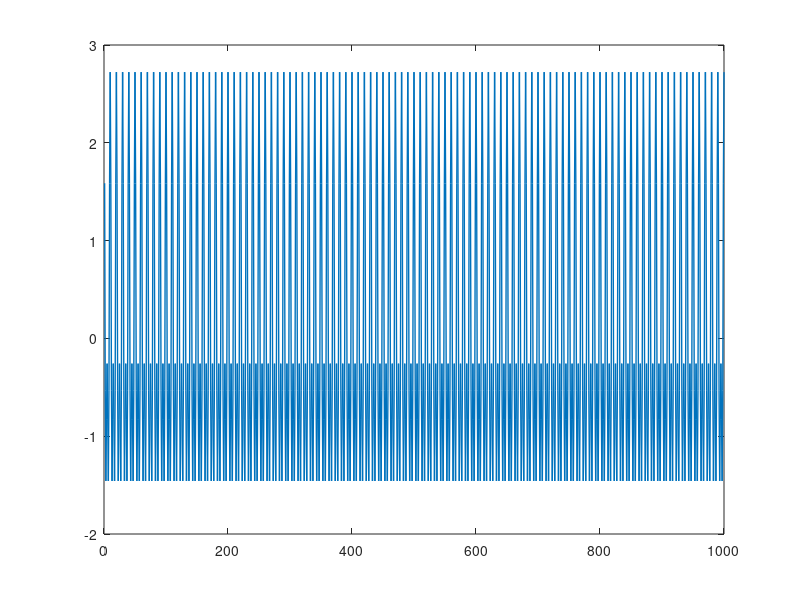
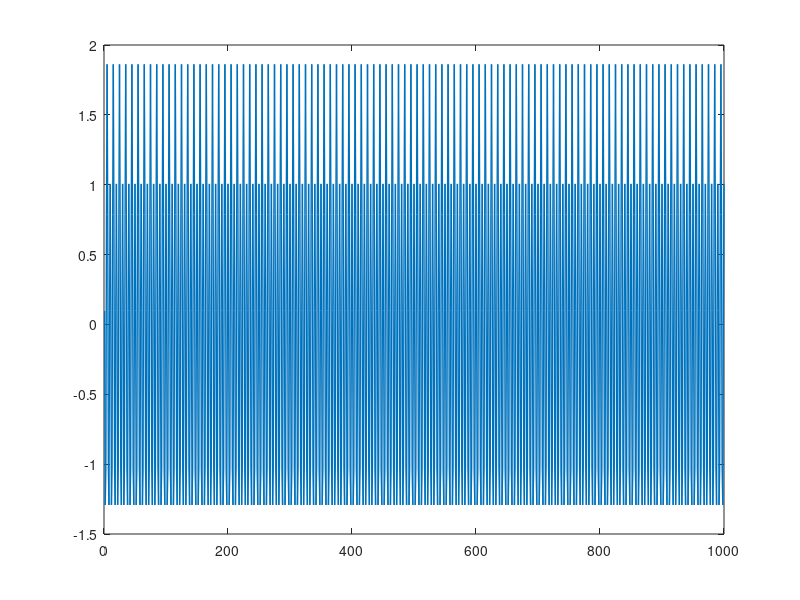
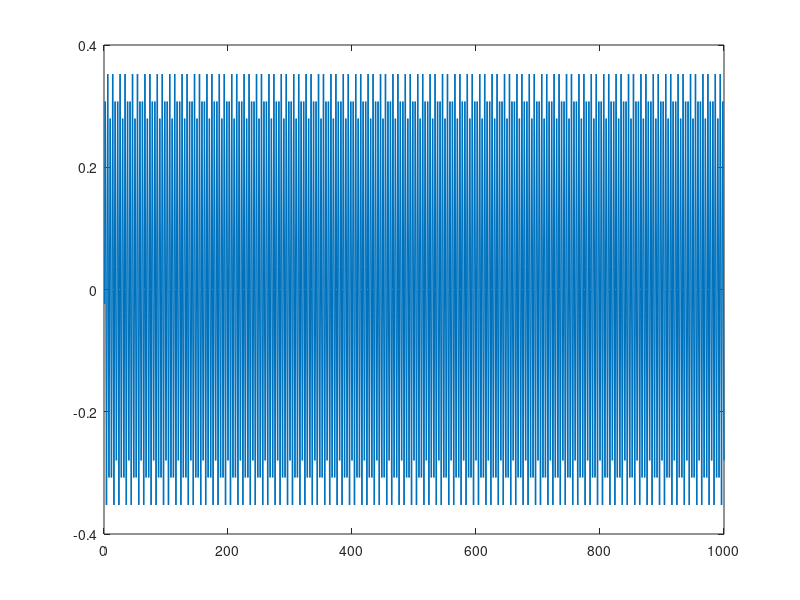
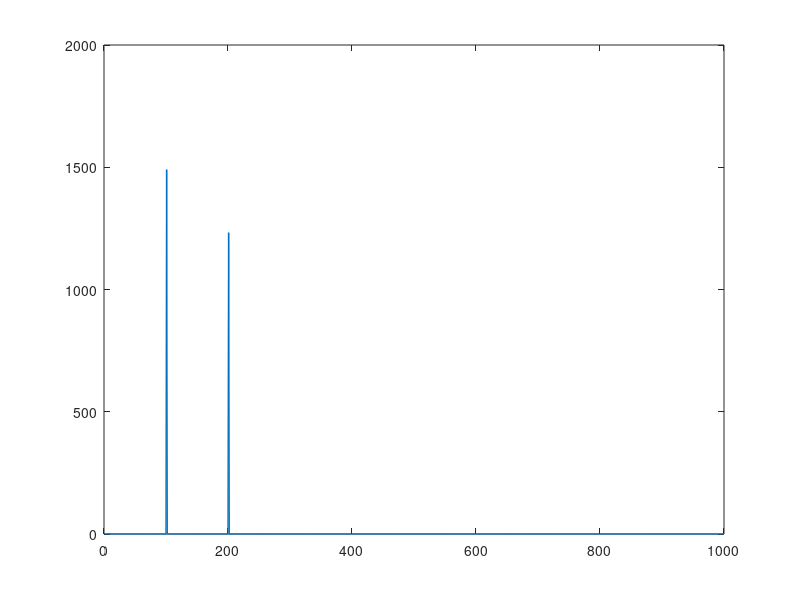

Recreate these plots in MATLAB, in order.
clear all
close all

tt = 1 : 1000;
tt = tt / 1000;

y1 = randn(1) * exp(j * 2 * pi * 100 * tt) + randn(1) * exp(j * 2 * pi * 200 * tt);
% y1 = y1 + 0.3 * (randn(size(y1)) + j * randn(size(y1)));

y2 = randn(1) * exp(j * 2 * pi * 100 * tt) + randn(1) * exp(j * 2 * pi * 200 * tt);
% y2 = y2 + 0.3 * (randn(size(y1)) + j * randn(size(y1)));

y3 = randn(1) * exp(j * 2 * pi * 350 * tt) + randn(1) * exp(j * 2 * pi * 250 * tt);
% y3 = y3 + 0.3 * (randn(size(y1)) + j * randn(size(y1)));

figure; plot(real(y1), 'linewidth', 1);
figure; plot(real(y2), 'linewidth', 1);
figure; plot(real(y3), 'linewidth', 1);

figure; plot(abs(fft(y1)), 'linewidth', 1);
figure; plot(abs(fft(y2)), 'linewidth', 1);
figure; plot(abs(fft(y3)), 'linewidth', 1);
